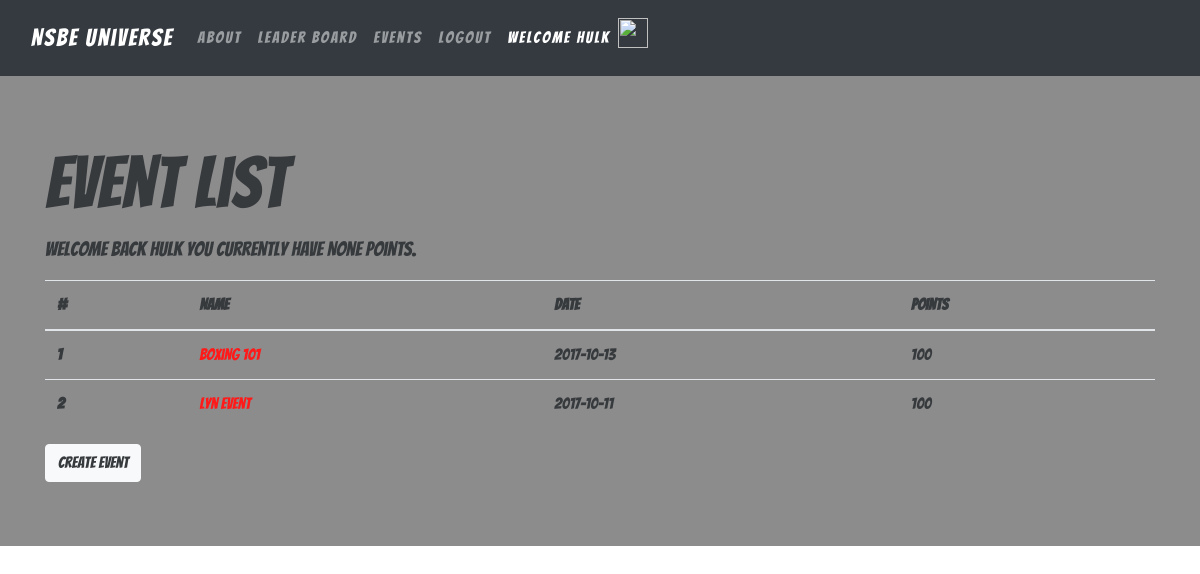
/events/ (signed in), run on an earlier commit of the app's database.
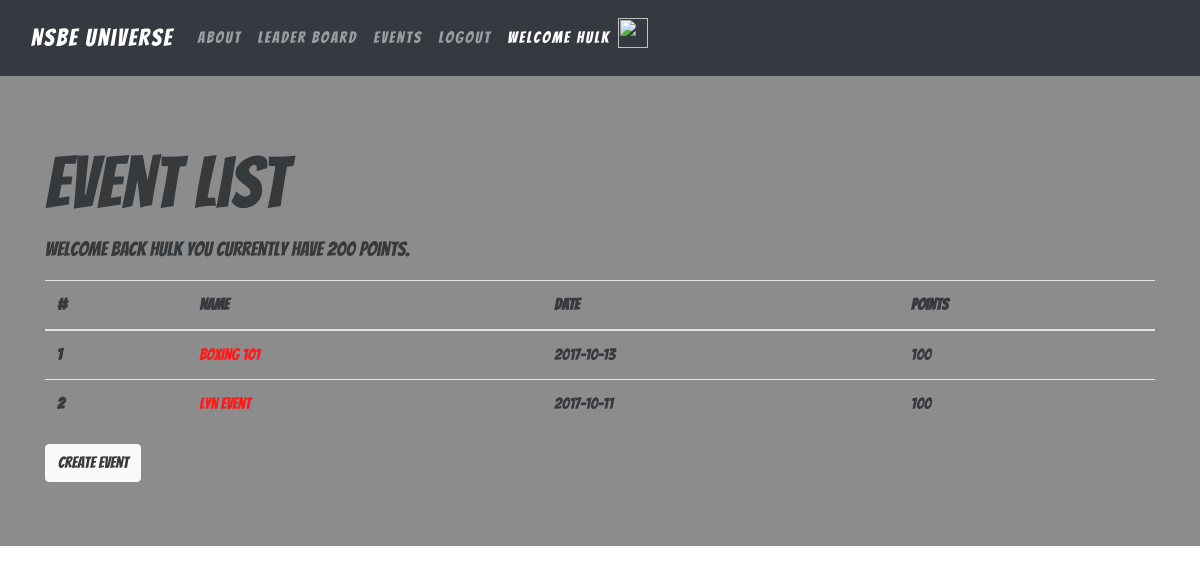
And on a later commit of the database.
### database_setup.py (models this page shows, shortened)
class User(Base):
    __tablename__ = 'user'
    id = Column(Integer, primary_key=True)
    name = Column(String(50), nullable=False)
    email = Column(String(50), nullable=False)
    year = Column(String(50), nullable=False)
    major = Column(String(50), nullable=False)
    password = Column(String(250))
    picture = Column(String(250))
    points = Column(Integer, default=0)
    alias = Column(String(50), nullable=False)
    alias_bio = Column(String(250), nullable=False)
    alias_pic = Column(String(250), nullable=False)

class Event(Base):
    __tablename__ = 'event'
    id = Column(Integer, primary_key=True)
    name = Column(String(250), nullable=False)
    user_id = Column(Integer, ForeignKey('user.id'))
    points = Column(Integer, nullable=False)
    address = Column(String(250), nullable=False)
    details = Column(String(250), nullable=False)
    picture = Column(String(250))
    date = Column(String(50), nullable=False)
    url = Column(Text)

### nsbeu.py (the view)
@app.route('/events/')
def showEvents():
    events = session.query(Event).all()
    creator = getUserInfo(Event.user_id)
    current_user = session.query(User).filter_by(id=login_session['user_id']).first()
    return render_template('eventList.html', events=events, current_user=current_user, creator=creator)

### nsbeu.py (called while the page is built)
def getUserInfo(user_id):
    user = session.query(User).filter_by(id=user_id).first()
    return user

### templates/eventList.html
{% extends "base.html" %}
{% block content %}
<div class="jumbotron jumbotron-fluid">
  <div class="container">
    <h1 class="display-3">Event List</h1>
    <p class="lead">Welcome back {{session.alias}} you currently have {{current_user.points}} points.</p>
    <table class="table table-inverse">
      <thead>
        <tr>
          <th>#</th>
          <th>Name</th>
          <th>Date</th>
          <th>Points</th>
        </tr>
      </thead>
      <tbody>
        {% for event in events %}
        <tr>
          <th scope="row">{{event.id}}</th>
          <td><a href="{{url_for('eventDetail', event_id=event.id)}}">{{event.name}}</a></td>
          <td>{{event.date}}</td>
          <td>{{event.points}}</td>
        </tr>
        {% endfor %}
      </tbody>
    </table>
    <a class= "btn btn-light" href="{{url_for('createEvent')}}">Create Event</a>
  </div>
</div>
{% endblock %}

### templates/base.html (shortened to what this page needs)
<!DOCTYPE html>
<html>
<head>
 <link rel="stylesheet" href="https://maxcdn.bootstrapcdn.com/bootstrap/4.0.0-beta/css/bootstrap.min.css"
>
 <link rel="stylesheet"  href="{{ url_for('static', filename='css/app.css') }}">
 <link href="https://maxcdn.bootstrapcdn.com/font-awesome/4.7.0/css/font-awesome.min.css" rel="stylesheet"
>
</head>
<body>
   <nav class="navbar navbar-expand-lg navbar-dark bg-dark">
      <div class="container-fluid">
     <a class="navbar-brand" id="title" href="{{ url_for('goHome') }}">NSBE Universe</a>
     <div class="collapse navbar-collapse" id="navbarSupportedContent">
      <div class="navbar-nav">
         <a class="nav-item nav-link" href="{{url_for('About')}}">About <span class="sr-only">(current)</span></a>
         <a class="nav-item nav-link" href="#">Leader Board</a>
         {% if 'username' in session %}
         <a class="nav-item nav-link" href="{{url_for('showEvents')}}">Events</a>
         <a class="nav-item nav-link" href="{{url_for('manualLogOut')}}">Logout</a>
         <a class="nav-item nav-link active" href="#">Welcome {{session.alias}}</a>
         <img src={{session.pic}} width="30" height="30" class="d-inline-block align-top" alt="">
         {% else %}
         <a class="nav-item nav-link" href="{{url_for('signUp')}}">Sign Up</a>
         <a class="nav-item nav-link" href="{{url_for('userLogin')}}">Login</a>
         {% endif %}
      </div>
     </div>
     </div>
   </nav>
 {% block content %}
 {% endblock %}
 </body>
 </html>

### static/css/app.css (style rules this page uses)
html, body { font-family: 'Bangers', cursive; font-size: 1em; width: 100%; height: 100%; }
body { background: url(http://i.imgur.com/asLW3N6.jpg) no-repeat center center fixed; background-size: cover; }
.navbar { padding-top: 15px; padding-bottom: 15px; border: 0; border-radius: 0; margin-bottom: 0; letter-spacing: 2px; }
.navbar { font-size: 1em; }
#title { font-size: 1.5em; }
a { color: red; }
.jumbotron { background-color: grey; opacity: .9; }

What changed in the data, as far as the page shows it:
changed User "Hulk": points "None" → "200"
